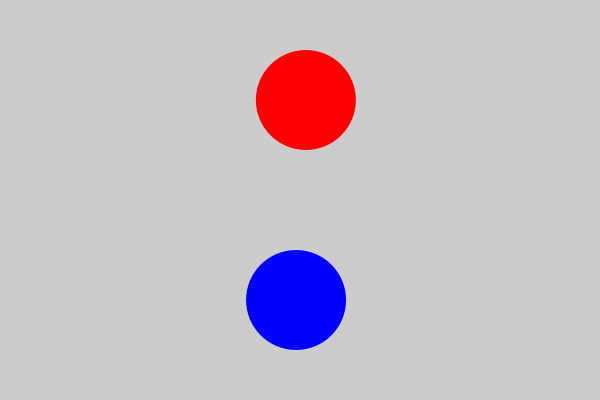
Frame 1 (no input)
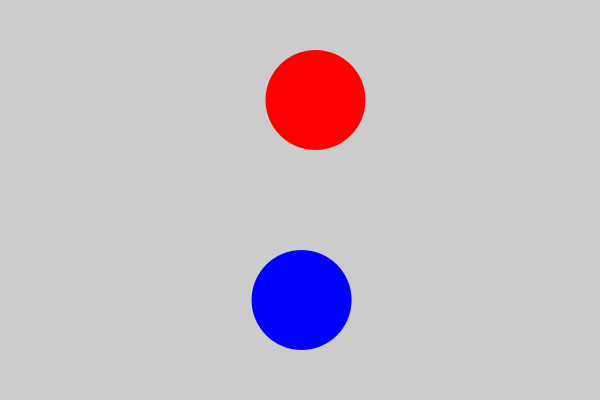
Frame 60 (the mouse pressed at the canvas centre just before this capture)
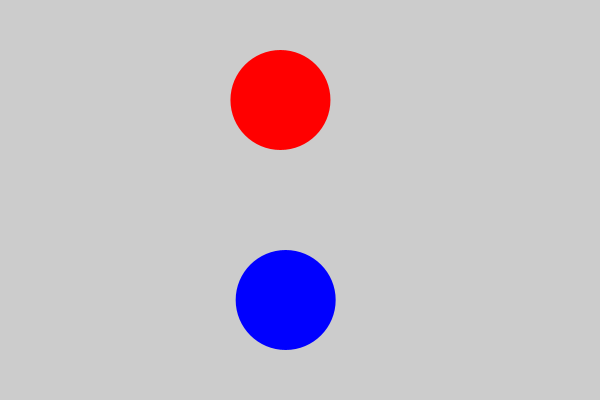
Frame 120 (the mouse held since frame 60 and released just before this capture)

The Processing sketch that drew these frames (run headless with seeded random() and noise(); from frame 60 on, the mouse is pressed at the canvas centre):

// Processing sketch: simple_random_animation
// ── simple_random_animation.pde
/**
 * Animate the position of two balls depending on randomness.
 *
 * Jared Donovan. 
 */
 
float redX;
float blueX;
 
void setup(){
  size(600, 400);
  noStroke();
  
  redX = width / 2;
  blueX = width / 2;
}

void draw(){
  background(204);
  
  // Pick a new random x position.
  redX = random(-20, 20);
  blueX = randomGaussian() * 5;

  // Place the two balls relative to the middle of the screen.
  redX = width / 2 + redX;
  blueX = width / 2 + blueX;
  
  fill(255, 0, 0);
  ellipse(redX, 100, 100, 100);
  
  fill(0, 0, 255);
  ellipse(blueX, 300, 100, 100);
  
}

void keyPressed(){
  save("simple_random_animation-screenshot.png");
}
